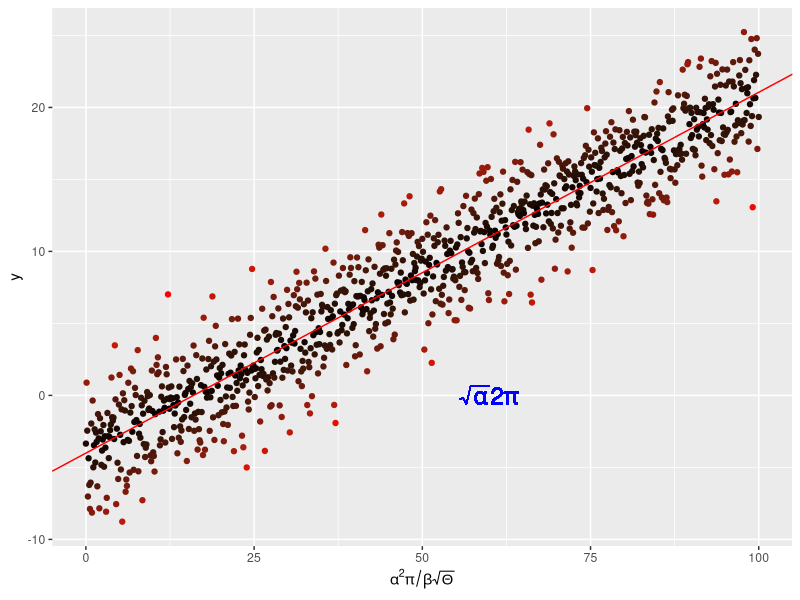

Generate this figure with R:
library(ggplot2)

setwd("/home/lisa/Documents/CMEECourseWork/week3/DataR/code")

x <- seq(0, 100, by = 0.1)
y <- -4. + 0.25 * x +
  rnorm(length(x), mean = 0., sd = 2.5)

# and put them in a dataframe
my_data <- data.frame(x = x, y = y)

# perform a linear regression
my_lm <- summary(lm(y ~ x, data = my_data))

# plot the data
p <-  ggplot(my_data, aes(x = x, y = y,
                          colour = abs(my_lm$residual))
             ) +
  geom_point() +
  scale_colour_gradient(low = "black", high = "red") +
  theme(legend.position = "none") +
  scale_x_continuous(expression(alpha^2 * pi / beta * sqrt(Theta)))

# add the regression line
p <- p + geom_abline(
  intercept = my_lm$coefficients[1][1],
  slope = my_lm$coefficients[2][1],
  colour = "red")
# throw some math on the plot
p <- p + geom_text(aes(x = 60, y = 0,
                       label = "sqrt(alpha) * 2* pi"), 
                       parse = TRUE, size = 6, 
                       colour = "blue")

# save the plot
ggsave("../results/MyLinReg.pdf", plot = p, width = 6, height = 4)
